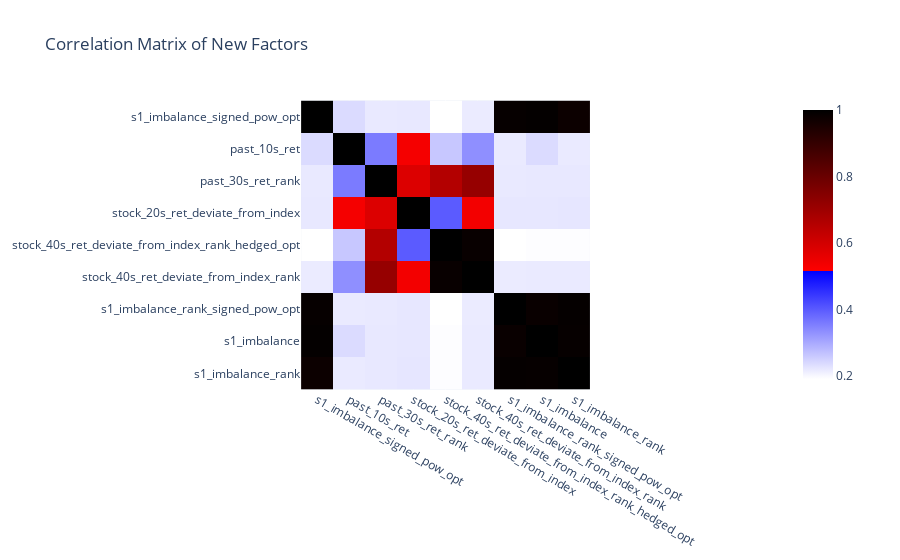

Notebook cell for this chart:
### Code cell
# plot the correlation matrix
import plotly.express as px

px.imshow(pd.DataFrame(new_factors).corr(),
          color_continuous_scale=[[0, "white"], [0.4, "blue"], [0.4, "red"], [1, "black"]],
          title='Correlation Matrix of New Factors')

### Figure 1 — Plotly figure (JSON) as saved in the notebook; plotly's stock layout.template omitted (floating-point values rounded to 4 significant figures)
{"data": [{"coloraxis": "coloraxis", "name": "0", "x": ["s1_imbalance_signed_pow_opt", "past_10s_ret", "past_30s_ret_rank", "stock_20s_ret_deviate_from_index", "stock_40s_ret_deviate_from_index_rank_hedged_opt", "stock_40s_ret_deviate_from_index_rank", "s1_imbalance_rank_signed_pow_opt", "s1_imbalance", "s1_imbalance_rank"], "y": ["s1_imbalance_signed_pow_opt", "past_10s_ret", "past_30s_ret_rank", "stock_20s_ret_deviate_from_index", "stock_40s_ret_deviate_from_index_rank_hedged_opt", "stock_40s_ret_deviate_from_index_rank", "s1_imbalance_rank_signed_pow_opt", "s1_imbalance", "s1_imbalance_rank"], "z": [[1.0, 0.237, 0.2186, 0.2203, 0.1908, 0.2156, 0.9882, 0.9921, 0.9776], [0.237, 1.0, 0.3589, 0.5342, 0.2615, 0.3331, 0.218, 0.2371, 0.2176], [0.2186, 0.3589, 1.0, 0.5811, 0.66, 0.715, 0.2187, 0.2202, 0.2202], [0.2203, 0.5342, 0.5811, 1.0, 0.3993, 0.5366, 0.2218, 0.2209, 0.2221], [0.1908, 0.2615, 0.66, 0.3993, 1.0, 0.9847, 0.1911, 0.1928, 0.193], [0.2156, 0.3331, 0.715, 0.5366, 0.9847, 1.0, 0.2162, 0.2175, 0.218], [0.9882, 0.218, 0.2187, 0.2218, 0.1911, 0.2162, 1.0, 0.9831, 0.9903], [0.9921, 0.2371, 0.2202, 0.2209, 0.1928, 0.2175, 0.9831, 1.0, 0.9888], [0.9776, 0.2176, 0.2202, 0.2221, 0.193, 0.218, 0.9903, 0.9888, 1.0]], "type": "heatmap", "xaxis": "x", "yaxis": "y", "hovertemplate": "x: %{x}<br>y: %{y}<br>color: %{z}<extra></extra>"}], "layout": {"xaxis": {"anchor": "y", "domain": [0.0, 1.0], "scaleanchor": "y", "constrain": "domain"}, "yaxis": {"anchor": "x", "domain": [0.0, 1.0], "autorange": "reversed", "constrain": "domain"}, "coloraxis": {"colorscale": [[0, "white"], [0.4, "blue"], [0.4, "red"], [1, "black"]]}, "title": {"text": "Correlation Matrix of New Factors"}}}
